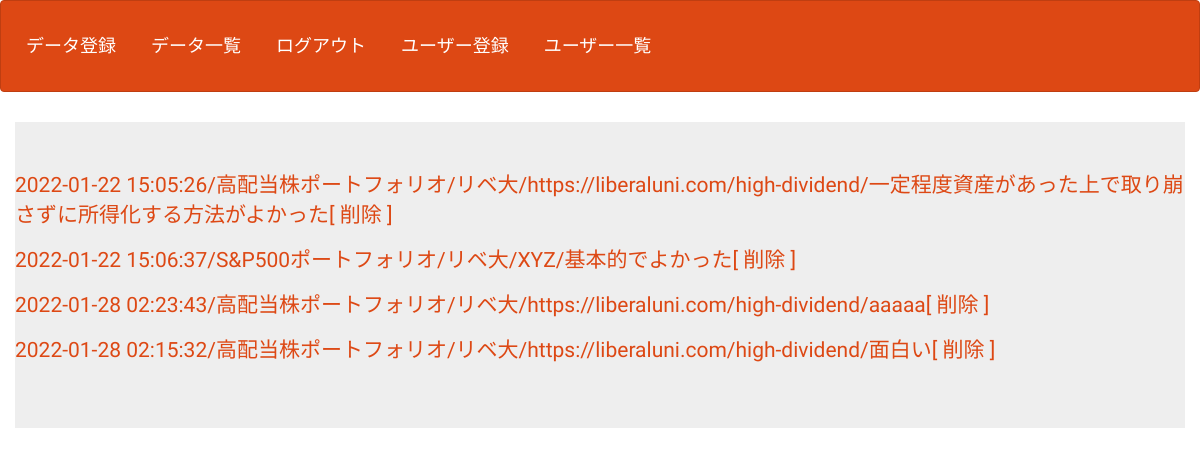
The app's page /select_kanri.php (signed in) with its own data.
### tables this page shows
CREATE TABLE `gs_bm_table` (
  `id` int(12) NOT NULL,
  `portfolio` varchar(64) NOT NULL,
  `author` varchar(64) NOT NULL,
  `URL` text NOT NULL,
  `content` text NOT NULL,
  `date` datetime NOT NULL
);

### funcs.php (called while the page is built, shortened)
<?php
function h($str)
{
    return htmlspecialchars($str, ENT_QUOTES);
}

### select_kanri.php (the view, shortened to what this page needs)
<?php
require_once('funcs.php');
$pdo = db_conn();
$stmt = $pdo->prepare("SELECT * FROM gs_bm_table");
$status = $stmt->execute();
$view="";
if ($status==false) {
    sql_error($stmt);
}else{
  while( $result = $stmt->fetch(PDO::FETCH_ASSOC)){
    $view .= '<p>';
    $view .= '<a href="detail.php?id='. $result['id']. '">';
    $view .= h($result['date']) . '/' . h($result['portfolio'])  . '/' . h($result['author']) . '/' . h($result['URL'])  . '/' . h($result['content']);
    $view .= '</a>';
    $view .= '<a href="delete.php?id='. $result['id']. '">';
    $view .= '[ 削除 ]';
    $view .= '</a>';
    $view .= '</p>';
  }
}
?>
<!DOCTYPE html>
<html lang="ja">
<head>
<link rel="stylesheet" href="css/range.css">
<link href="css/bootstrap.min.css" rel="stylesheet">
</head>
<body id="main">
<header>
  <nav class="navbar navbar-default">
    <div class="container-fluid">
        <div class="navbar-header"><a class="navbar-brand" href="index_kanri.php">データ登録</a></div>
        <div class="navbar-header"><a class="navbar-brand" href="select_kanri.php">データ一覧</a></div>
        <div class="navbar-header"><a class="navbar-brand" href="logout.php">ログアウト</a></div>
        <div class="navbar-header"><a class="navbar-brand" href="user_register.php">ユーザー登録</a></div>
        <div class="navbar-header"><a class="navbar-brand" href="user_select.php">ユーザー一覧</a></div>
    </div>
  </nav>
</header>
<div>
    <div class="container jumbotron">
      <?= $view ?>
    </div>
</div>
</body>
</html>

### select_kanri.php (style rules this page uses)
div { padding: 10px;font-size:16px; }

### records on screen
gs_bm_table: value "2022-01-22 15:05:26/高配当株ポートフォリオ/リベ大/https://liberaluni.com/high-dividend/一定程度資産があった上で取り崩さずに所得化する方法がよかった [ 削除 ]"
gs_bm_table: value "2022-01-22 15:06:37/S&P500ポートフォリオ/リベ大/XYZ/基本的でよかった [ 削除 ]"
gs_bm_table: value "2022-01-28 02:23:43/高配当株ポートフォリオ/リベ大/https://liberaluni.com/high-dividend/aaaaa [ 削除 ]"
gs_bm_table: value "2022-01-28 02:15:32/高配当株ポートフォリオ/リベ大/https://liberaluni.com/high-dividend/面白い [ 削除 ]"
